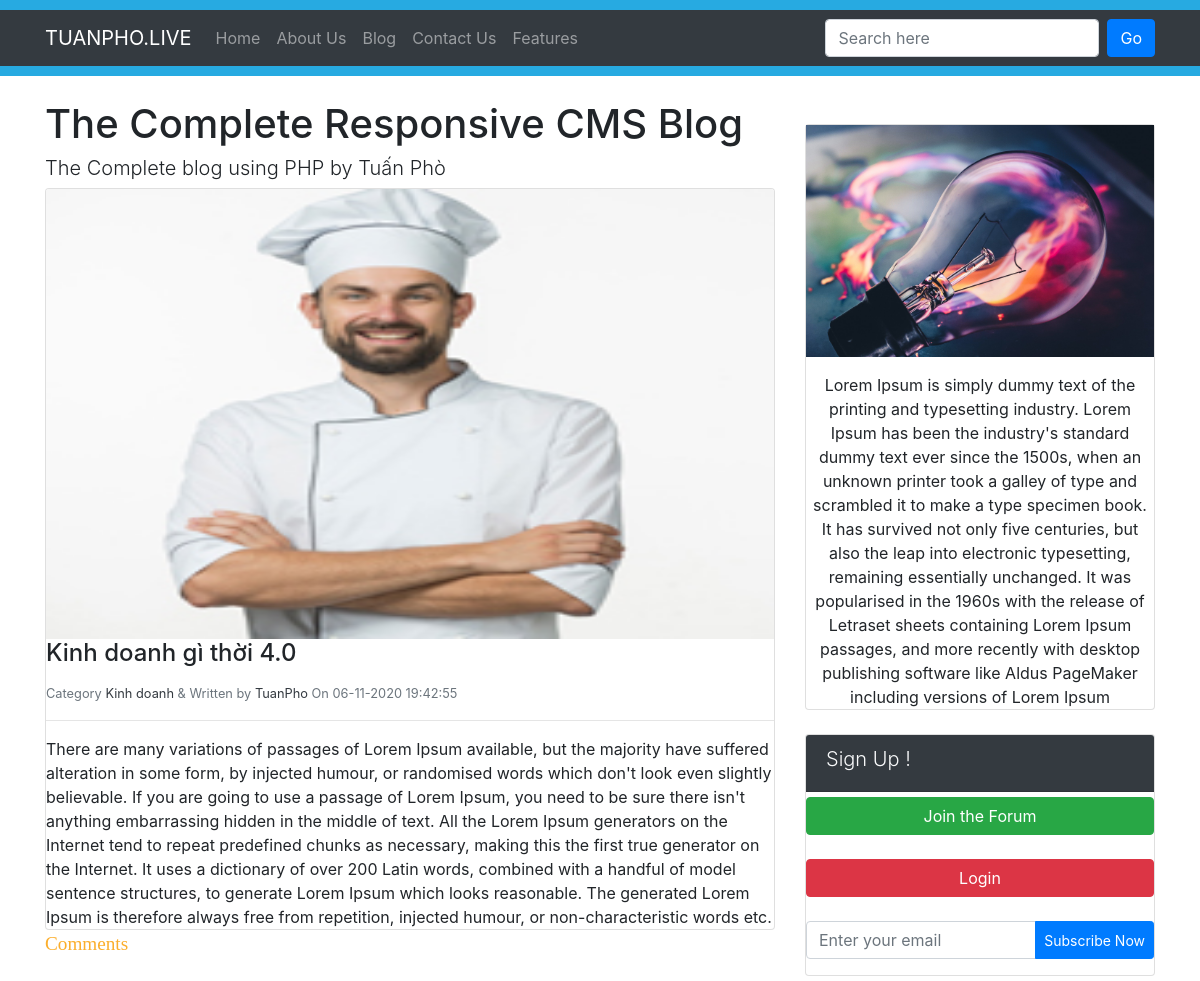
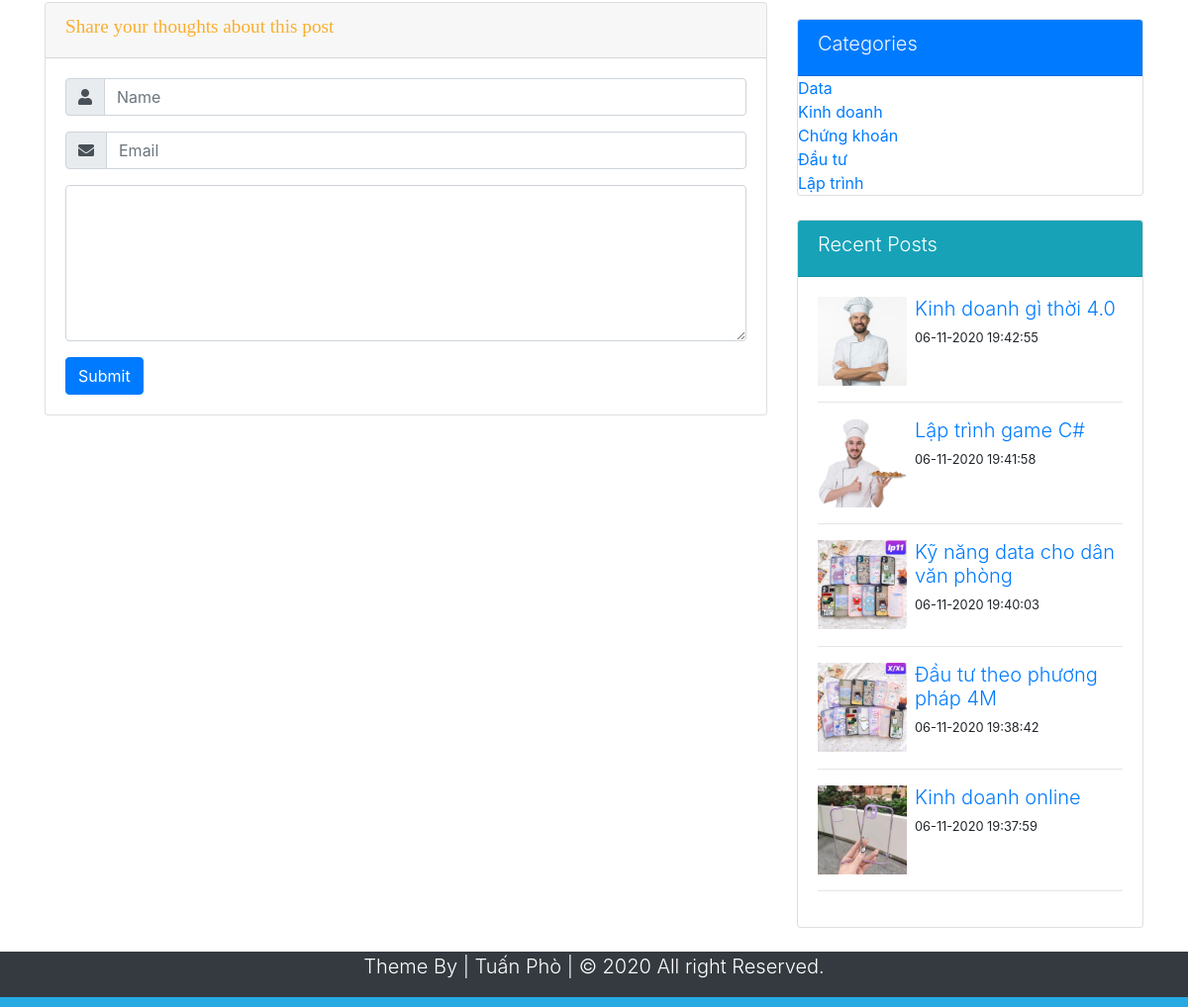
The page /FullPost.php?id=8 on the database its author committed (2 pictures, top to bottom).
### tables this page shows
CREATE TABLE `posts` (
  `id` int(10) NOT NULL,
  `datetime` varchar(50) NOT NULL,
  `title` varchar(300) NOT NULL,
  `category` varchar(50) NOT NULL,
  `author` varchar(50) NOT NULL,
  `image` varchar(100) NOT NULL,
  `post` mediumtext NOT NULL
);

CREATE TABLE `category` (
  `id` int(10) NOT NULL,
  `title` varchar(50) NOT NULL,
  `author` varchar(50) NOT NULL,
  `datetime` varchar(50) NOT NULL
);

### FullPost.php (the view, shortened to what this page needs)
<?php
require_once 'Includes/Functions.php';
$SearchQueryParameter = $_GET['id'];
?>
<!DOCTYPE html>
<html lang="en">
<head>
	<link rel="stylesheet" href="https://use.fontawesome.com/releases/v5.14.0/css/all.css">
	<link rel="stylesheet" href="https://stackpath.bootstrapcdn.com/bootstrap/4.5.2/css/bootstrap.min.css">
	<link rel="stylesheet" href="Css/Style.css">
</head>
<body>
	<div style="height: 10px; background: #27aae1"></div>
	<nav class="navbar navbar-expand-lg navbar-dark bg-dark">
		<div class="container">
			<a href="#" class="navbar-brand">TUANPHO.LIVE</a>
			<div class="collapse navbar-collapse" id="navbarcollapseCMS">
				<ul class="navbar-nav mr-auto">
					<li class="nav-item"><a href="Blog.php" class="nav-link">Home</a></li>
					<li class="nav-item"><a href="#" class="nav-link">About Us</a></li>
					<li class="nav-item"><a href="Blog.php" class="nav-link">Blog</a></li>
					<li class="nav-item"><a href="#" class="nav-link">Contact Us</a></li>
					<li class="nav-item"><a href="#" class="nav-link">Features</a></li>
				</ul>
				<ul class="navbar-nav ml-auto">
					<form action="Blog.php" class="form-inline d-none d-sm-block">
						<div class="form-group">
							<input type="text" class="form-control mr-2" name="Search" placeholder="Search here" value="">
							<button class="btn btn-primary" name="SearchButton">Go</button>
						</div>
					</form>
				</ul>
			</div>
		</div>
	</nav>
	<div style="height: 10px; background: #27aae1"></div>
	<div class="container">
		<div class="row mt-4">
			<div class="col-sm-8">
				<h1>The Complete Responsive CMS Blog</h1>
				<h1 class="lead">The Complete blog using PHP by Tuấn Phò</h1>
				<?php
				global $ConnectingDB;
				if (isset($_GET['SearchButton'])) {
					$Search = $_GET['Search'];
					$sql = 'SELECT * FROM posts
						WHERE datetime LIKE :search
						OR title LIKE :search
						OR category LIKE :search
						OR author LIKE :search
						OR post LIKE :search';
					$stmt = $ConnectingDB->prepare($sql);
					$stmt->bindValue(':search', '%'.$Search.'%');
					$stmt->execute();
				}
				else {
					$PostIdFromURL = $_GET['id'];
					$sql = "SELECT * FROM posts WHERE id = '$PostIdFromURL'";
					$stmt = $ConnectingDB->query($sql);
				}
				while ($DataRows = $stmt->fetch()) {
				    $DateTime = $DataRows['datetime'];
				    $PostTitle = $DataRows['title'];
				    $Category = $DataRows['category'];
				    $Admin = $DataRows['author'];
				    $Image = $DataRows['image'];
				    $PostDescription = $DataRows['post'];
				?>
				<div class="card">
					<img src="Uploads/<?= htmlentities($Image); ?>" alt="" class="img-fluid card-img-top" style="max-height: 450px;">
					<div class="card-boby">
						<h4 class="card-title"><?= htmlentities($PostTitle); ?></h4>
						<small class="text-muted">
							Category <span class="text-dark"><?= htmlentities($Category); ?></span>
							& Written by <span class="text-dark"><?= htmlentities($Admin); ?></span>
							On <?= htmlentities($DateTime); ?>
						</small>
						<hr>
						<p class="card-text">
							<?= htmlentities($PostDescription); ?>
						</p>
					</div>
				</div>
				<?php } ?>
				<span class="FieldInfo">Comments</span>
				<br><br>
				<div>
					<form action="FullPost.php?id=<?= $SearchQueryParameter; ?>" method="post">
						<div class="card mb-3">
							<div class="card-header">
								<h5 class="FieldInfo">Share your thoughts about this post</h5>
							</div>
							<div class="card-body">
								<div class="form-group">
									<div class="input-group">
										<div class="input-group-prepend">
											<span class="input-group-text"><i class="fas fa-user"></i></span>
										</div>
										<input type="text" class="form-control" name="CommenterName" placeholder="Name" />
									</div>
								</div>
								<div class="form-group">
									<div class="input-group">
										<div class="input-group-prepend">
											<span class="input-group-text"><i class="fas fa-envelope"></i></span>
										</div>
										<input type="text" class="form-control" name="CommenterEmail" placeholder="Email" />
									</div>
								</div>
								<div class="form-group">
									<textarea name="CommenterThoughts" id="" class="form-control" rows="6" cols="80"></textarea>
								</div>
								<div class="">
									<button type="submit" name="Submit" class="btn btn-primary">Submit</button>
								</div>
							</div>
						</div>
					</form>
				</div>
			</div>
			<div class="col-sm-4">
				<div class="card mt-4">
					<div class="card-boby">
						<img src="Images/bulb-5665770_1920.jpg" class="d-block img-fluid mb-3" alt="">
						<div class="text-center">
							Lorem Ipsum is simply dummy text of the printing and typesetting industry. Lorem Ipsum has been the industry's standard dummy text ever since the 1500s, when an unknown printer took a galley of type and scrambled it to make a type specimen book. It has survived not only five centuries, but also the leap into electronic typesetting, remaining essentially unchanged. It was popularised in the 1960s with the release of Letraset sheets containing Lorem Ipsum passages, and more recently with desktop publishing software like Aldus PageMaker including versions of Lorem Ipsum
						</div>
					</div>
				</div>
				<br>
				<div class="card">
					<div class="card-header bg-dark text-light">
						<h2 class="lead">Sign Up !</h2>
					</div>
					<div class="card-boby" style="margin-top: 5px;">
						<button type="button" class="btn btn-success btn-block text-center text-white mb-4" name="button">Join the Forum</button>
						<button type="button" class="btn btn-danger btn-block text-center text-white mb-4" name="button">Login</button>
						<div class="input-group mb-3" style=" margin-top: 5px;">
							<input type="text" name="" class="form-control" placeholder="Enter your email" value="">
							<div class="input-group-append">
								<button type="button" name="button" class="btn btn-primary btn-sm text-white text-center">Subscribe Now</button>
							</div>
						</div>
					</div>
				</div>
				<br>
				<div class="card">
					<div class="card-header bg-primary text-light">
						<h2 class="lead">Categories</h2>
					</div>
					<div class="card-boby">
						<?php
						global $ConnectingDB;
						$sql = "SELECT * FROM category ORDER BY id DESC";
						$stmt = $ConnectingDB->query($sql);
						while ($DataRows = $stmt->fetch()) {
							$CategoryName = $DataRows['title'];
							?>
						<a href="Blog.php?category=<?= $CategoryName; ?>"> <span class="heading"> <?= $CategoryName; ?></span></a> <br>
					<?php } ?>
					</div>
				</div>
				<br>
				<div class="card">
					<div class="card-header bg-info text-white">
						<h2 class="lead"> Recent Posts</h2>
					</div>
					<div class="card-body">
						<?php
						global $ConnectingDB;
						$sql = "SELECT * FROM posts ORDER BY id DESC LIMIT 0, 5";
						$stmt = $ConnectingDB->query($sql);
						while ($DataRows = $stmt->fetch()) {
							$Id = $DataRows['id'];
							$Title = $DataRows['title'];
							$DateTime = $DataRows['datetime'];
							$Image = $DataRows['image'];
						?>
						<div class="media">
							<img src="Uploads/<?= htmlentities($Image); ?>" class="d-block img-fluid align-self-start" width="90" height="94">
							<div class="media-body ml-2">
								<a href="FullPost.php?id=<?= htmlentities($Id); ?>" target="_blank">
									<h6 class="lead"><?= htmlentities($Title); ?></h6>
								</a>
								<p class="small"><?= htmlentities($DateTime); ?></p>
							</div>
						</div>
						<hr>
						<?php } ?>
					</div>
				</div>
			</div>
		</div>
	</div>
	<br>
	<footer class="bg-dark text-white">
		<div class="container">
			<div class="row">
				<div class="col">
					<p class="lead text-center">Theme By | Tuấn Phò | &copy; <span id="year"></span> All right Reserved.</p>
				</div>
			</div>
		</div>
	</footer>
	<div style="height: 10px; background: #27aae1"></div>
</body>
</html>

### Css/Style.css (style rules this page uses)
.FieldInfo { color: rgb(251, 174, 44); font-family: Bitter, Georgia, "Times New Roman", Times, serif; font-size: 1.2em; }

### rows shown on the page
posts: image (picture), title "Kinh doanh gì thời 4.0", category "Kinh doanh", author "TuanPho", datetime "06-11-2020 19:42:55", post "There are many variations of passages of Lorem Ipsum available, but the majority have suffered alteration in some form, by injected humour, or randomised words which don't look even slightly believable. If you are going to use a passage of Lorem Ipsum, you need to be sure there isn't anything embarrassing hidden in the middle of text. All the Lorem Ipsum generators on the Internet tend to repeat predefined chunks as necessary, making this the first true generator on the Internet. It uses a dictionary of over 200 Latin words, combined with a handful of model sentence structures, to generate Lorem Ipsum which looks reasonable. The generated Lorem Ipsum is therefore always free from…"
category: title "Data"
category: title "Kinh doanh"
category: title "Chứng khoán"
category: title "Đầu tư"
category: title "Lập trình"
posts: image (picture), title "Lập trình game C#", datetime "06-11-2020 19:41:58"
posts: image (picture), title "Kỹ năng data cho dân văn phòng", datetime "06-11-2020 19:40:03"
posts: image (picture), title "Đầu tư theo phương pháp 4M", datetime "06-11-2020 19:38:42"
posts: image (picture), title "Kinh doanh online", datetime "06-11-2020 19:37:59"
